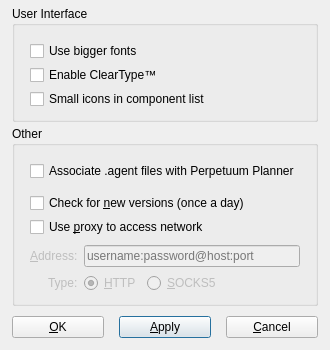
<?xml version="1.0" encoding="UTF-8"?>
<ui version="4.0">
 <class>OptionsDialog</class>
 <widget class="QDialog" name="OptionsDialog">
  <property name="geometry">
   <rect>
    <x>0</x>
    <y>0</y>
    <width>299</width>
    <height>328</height>
   </rect>
  </property>
  <property name="windowTitle">
   <string>Options</string>
  </property>
  <layout class="QVBoxLayout" name="verticalLayout">
   <property name="spacing">
    <number>0</number>
   </property>
   <property name="sizeConstraint">
    <enum>QLayout::SetFixedSize</enum>
   </property>
   <property name="margin">
    <number>0</number>
   </property>
   <item>
    <widget class="TitleBar" name="titleBar" native="true">
     <property name="maximumSize">
      <size>
       <width>16777215</width>
       <height>17</height>
      </size>
     </property>
     <property name="minimizeButtonVisible" stdset="0">
      <bool>false</bool>
     </property>
    </widget>
   </item>
   <item>
    <widget class="QWidget" name="windowFrame" native="true">
     <layout class="QVBoxLayout" name="verticalLayout_2">
      <property name="spacing">
       <number>4</number>
      </property>
      <property name="leftMargin">
       <number>12</number>
      </property>
      <property name="topMargin">
       <number>6</number>
      </property>
      <property name="rightMargin">
       <number>12</number>
      </property>
      <property name="bottomMargin">
       <number>12</number>
      </property>
      <item>
       <widget class="QGroupBox" name="groupBox">
        <property name="title">
         <string>User Interface</string>
        </property>
        <layout class="QVBoxLayout" name="verticalLayout_3">
         <property name="spacing">
          <number>4</number>
         </property>
         <property name="leftMargin">
          <number>15</number>
         </property>
         <property name="topMargin">
          <number>15</number>
         </property>
         <property name="rightMargin">
          <number>15</number>
         </property>
         <property name="bottomMargin">
          <number>10</number>
         </property>
         <item>
          <widget class="QCheckBox" name="checkBigFonts">
           <property name="text">
            <string>Use bigger fonts</string>
           </property>
           <property name="option" stdset="0">
            <string notr="true">BigFonts</string>
           </property>
          </widget>
         </item>
         <item>
          <widget class="QCheckBox" name="checkEnableClearType">
           <property name="text">
            <string>Enable ClearType™</string>
           </property>
           <property name="option" stdset="0">
            <string notr="true">EnableClearType</string>
           </property>
          </widget>
         </item>
         <item>
          <widget class="QCheckBox" name="checkSmallComponentIcons">
           <property name="text">
            <string>Small icons in component list</string>
           </property>
           <property name="option" stdset="0">
            <string notr="true">ItemsView/SmallComponentIcons</string>
           </property>
          </widget>
         </item>
        </layout>
       </widget>
      </item>
      <item>
       <widget class="QGroupBox" name="groupBox_2">
        <property name="title">
         <string>Other</string>
        </property>
        <layout class="QVBoxLayout" name="verticalLayout_4">
         <property name="spacing">
          <number>4</number>
         </property>
         <property name="leftMargin">
          <number>15</number>
         </property>
         <property name="topMargin">
          <number>15</number>
         </property>
         <property name="rightMargin">
          <number>15</number>
         </property>
         <property name="bottomMargin">
          <number>10</number>
         </property>
         <item>
          <widget class="QCheckBox" name="checkAssociateFiles">
           <property name="text">
            <string>Associate .agent files with Perpetuum Planner</string>
           </property>
           <property name="option" stdset="0">
            <string notr="true">AssociateFiles</string>
           </property>
          </widget>
         </item>
         <item>
          <spacer name="verticalSpacer_3">
           <property name="orientation">
            <enum>Qt::Vertical</enum>
           </property>
           <property name="sizeType">
            <enum>QSizePolicy::Fixed</enum>
           </property>
           <property name="sizeHint" stdset="0">
            <size>
             <width>10</width>
             <height>8</height>
            </size>
           </property>
          </spacer>
         </item>
         <item>
          <widget class="QCheckBox" name="checkUpdates">
           <property name="focusPolicy">
            <enum>Qt::NoFocus</enum>
           </property>
           <property name="text">
            <string>Check for &amp;new versions (once a day)</string>
           </property>
           <property name="option" stdset="0">
            <string notr="true">CheckForUpdates</string>
           </property>
          </widget>
         </item>
         <item>
          <widget class="QCheckBox" name="checkUseProxy">
           <property name="focusPolicy">
            <enum>Qt::NoFocus</enum>
           </property>
           <property name="text">
            <string>Use &amp;proxy to access network</string>
           </property>
           <property name="option" stdset="0">
            <string notr="true">UseProxy</string>
           </property>
          </widget>
         </item>
         <item>
          <widget class="QWidget" name="widget" native="true">
           <property name="enabled">
            <bool>false</bool>
           </property>
           <layout class="QFormLayout" name="formLayout">
            <property name="fieldGrowthPolicy">
             <enum>QFormLayout::AllNonFixedFieldsGrow</enum>
            </property>
            <property name="labelAlignment">
             <set>Qt::AlignRight|Qt::AlignTrailing|Qt::AlignVCenter</set>
            </property>
            <property name="leftMargin">
             <number>0</number>
            </property>
            <property name="topMargin">
             <number>4</number>
            </property>
            <property name="rightMargin">
             <number>0</number>
            </property>
            <property name="bottomMargin">
             <number>0</number>
            </property>
            <item row="0" column="0">
             <widget class="QLabel" name="label">
              <property name="text">
               <string>&amp;Address:</string>
              </property>
              <property name="buddy">
               <cstring>textProxy</cstring>
              </property>
             </widget>
            </item>
            <item row="0" column="1">
             <widget class="QLineEdit" name="textProxy">
              <property name="focusPolicy">
               <enum>Qt::ClickFocus</enum>
              </property>
              <property name="placeholderText">
               <string>username:password@host:port</string>
              </property>
              <property name="option" stdset="0">
               <string notr="true">ProxyAddress</string>
              </property>
             </widget>
            </item>
            <item row="1" column="0">
             <widget class="QLabel" name="label_3">
              <property name="text">
               <string>Type:</string>
              </property>
             </widget>
            </item>
            <item row="1" column="1">
             <layout class="QHBoxLayout" name="horizontalLayout_2">
              <item>
               <widget class="QRadioButton" name="radioProxyTypeHttp">
                <property name="focusPolicy">
                 <enum>Qt::NoFocus</enum>
                </property>
                <property name="text">
                 <string>&amp;HTTP</string>
                </property>
                <property name="checked">
                 <bool>true</bool>
                </property>
               </widget>
              </item>
              <item>
               <widget class="QRadioButton" name="radioProxyTypeSocks">
                <property name="focusPolicy">
                 <enum>Qt::NoFocus</enum>
                </property>
                <property name="text">
                 <string>&amp;SOCKS5</string>
                </property>
                <property name="option" stdset="0">
                 <string notr="true">SocksProxy</string>
                </property>
               </widget>
              </item>
              <item>
               <spacer name="horizontalSpacer_3">
                <property name="orientation">
                 <enum>Qt::Horizontal</enum>
                </property>
                <property name="sizeHint" stdset="0">
                 <size>
                  <width>10</width>
                  <height>10</height>
                 </size>
                </property>
               </spacer>
              </item>
             </layout>
            </item>
           </layout>
          </widget>
         </item>
        </layout>
       </widget>
      </item>
      <item>
       <spacer name="verticalSpacer_2">
        <property name="orientation">
         <enum>Qt::Vertical</enum>
        </property>
        <property name="sizeHint" stdset="0">
         <size>
          <width>10</width>
          <height>6</height>
         </size>
        </property>
       </spacer>
      </item>
      <item>
       <layout class="QHBoxLayout" name="horizontalLayout">
        <property name="spacing">
         <number>15</number>
        </property>
        <item>
         <widget class="QPushButton" name="buttonSave">
          <property name="focusPolicy">
           <enum>Qt::NoFocus</enum>
          </property>
          <property name="text">
           <string extracomment="ok">&amp;OK</string>
          </property>
          <property name="role" stdset="0">
           <string notr="true">dialog-button</string>
          </property>
         </widget>
        </item>
        <item>
         <widget class="QPushButton" name="buttonApply">
          <property name="text">
           <string extracomment="apply">&amp;Apply</string>
          </property>
          <property name="role" stdset="0">
           <string notr="true">dialog-button</string>
          </property>
         </widget>
        </item>
        <item>
         <widget class="QPushButton" name="buttonClose">
          <property name="focusPolicy">
           <enum>Qt::NoFocus</enum>
          </property>
          <property name="text">
           <string extracomment="cancel">&amp;Cancel</string>
          </property>
          <property name="role" stdset="0">
           <string notr="true">dialog-button</string>
          </property>
         </widget>
        </item>
       </layout>
      </item>
     </layout>
    </widget>
   </item>
  </layout>
 </widget>
 <customwidgets>
  <customwidget>
   <class>TitleBar</class>
   <extends>QWidget</extends>
   <header>titlebar.h</header>
   <container>1</container>
   <slots>
    <signal>closeRequest()</signal>
    <signal>showNormalRequest()</signal>
    <signal>showMaximizedRequest()</signal>
    <signal>showMinimizedRequest()</signal>
    <signal>helpRequest()</signal>
   </slots>
  </customwidget>
 </customwidgets>
 <resources/>
 <connections>
  <connection>
   <sender>titleBar</sender>
   <signal>closeRequest()</signal>
   <receiver>OptionsDialog</receiver>
   <slot>reject()</slot>
   <hints>
    <hint type="sourcelabel">
     <x>222</x>
     <y>4</y>
    </hint>
    <hint type="destinationlabel">
     <x>223</x>
     <y>-4</y>
    </hint>
   </hints>
  </connection>
  <connection>
   <sender>buttonSave</sender>
   <signal>clicked()</signal>
   <receiver>OptionsDialog</receiver>
   <slot>accept()</slot>
   <hints>
    <hint type="sourcelabel">
     <x>161</x>
     <y>331</y>
    </hint>
    <hint type="destinationlabel">
     <x>122</x>
     <y>279</y>
    </hint>
   </hints>
  </connection>
  <connection>
   <sender>buttonClose</sender>
   <signal>clicked()</signal>
   <receiver>OptionsDialog</receiver>
   <slot>reject()</slot>
   <hints>
    <hint type="sourcelabel">
     <x>251</x>
     <y>331</y>
    </hint>
    <hint type="destinationlabel">
     <x>194</x>
     <y>271</y>
    </hint>
   </hints>
  </connection>
  <connection>
   <sender>checkUseProxy</sender>
   <signal>toggled(bool)</signal>
   <receiver>widget</receiver>
   <slot>setEnabled(bool)</slot>
   <hints>
    <hint type="sourcelabel">
     <x>48</x>
     <y>196</y>
    </hint>
    <hint type="destinationlabel">
     <x>47</x>
     <y>207</y>
    </hint>
   </hints>
  </connection>
 </connections>
</ui>
